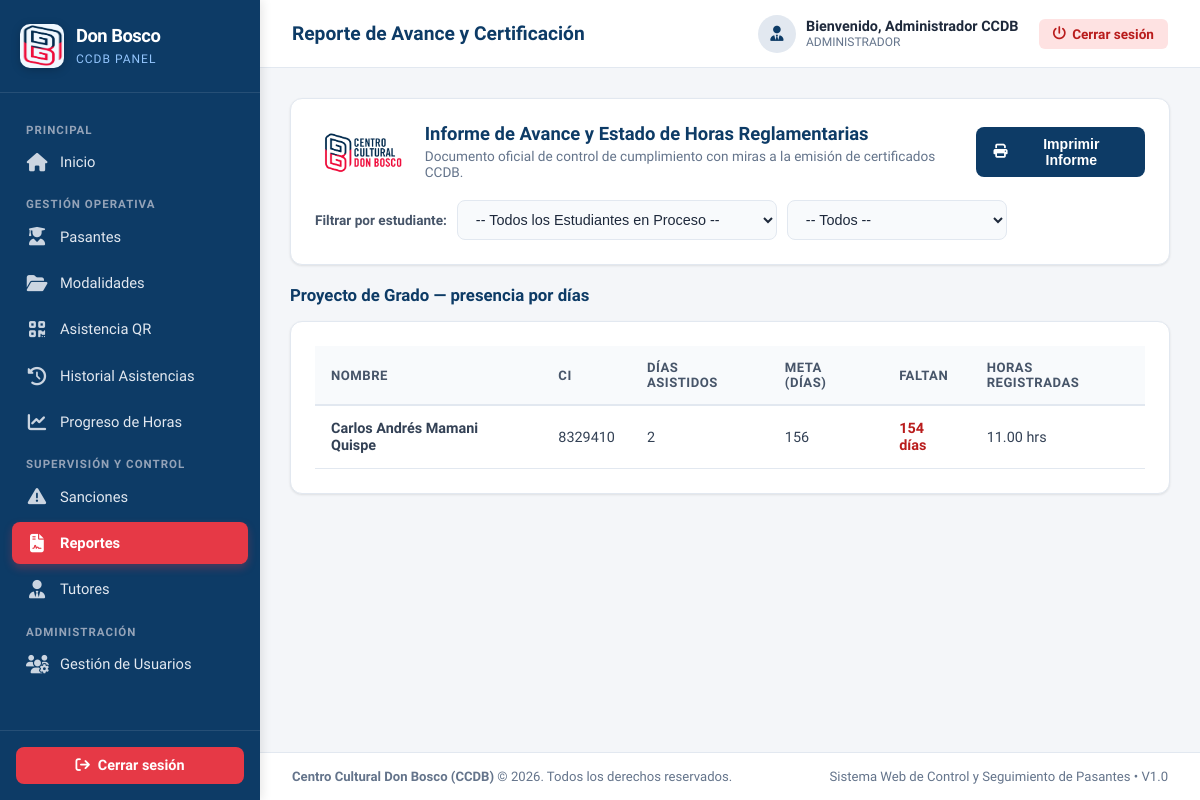
Screenshot of /views/modalidades/reporte_avance.php (signed in) with the database file from the repository.
### tables this page shows
CREATE TABLE IF NOT EXISTS procesos (
    id_proceso INT UNSIGNED AUTO_INCREMENT PRIMARY KEY,
    id_pasante INT UNSIGNED NULL,
    id_institucion INT UNSIGNED NOT NULL,
    id_modalidad INT UNSIGNED NULL,
    id_tutor INT UNSIGNED NULL,
    id_turno INT UNSIGNED NULL,
    fecha_inicio DATE NOT NULL,
    fecha_fin DATE NULL,
    horas_requeridas INT UNSIGNED NULL,
    estado VARCHAR(30) NOT NULL DEFAULT 'EN_CURSO',
    observacion TEXT,
    fecha_registro DATETIME NOT NULL DEFAULT CURRENT_TIMESTAMP,
    CONSTRAINT fk_procesos_pasante
        FOREIGN KEY (id_pasante)
        REFERENCES pasantes(id_pasante)
        ON UPDATE CASCADE
        ON DELETE RESTRICT,
    CONSTRAINT fk_procesos_institucion
        FOREIGN KEY (id_institucion)
        REFERENCES instituciones(id_institucion)
        ON UPDATE CASCADE
        ON DELETE RESTRICT,
    CONSTRAINT fk_procesos_modalidad
        FOREIGN KEY (id_modalidad)
        REFERENCES modalidades(id_modalidad)
        ON UPDATE CASCADE
        ON DELETE RESTRICT,
    CONSTRAINT fk_procesos_tutor
        FOREIGN KEY (id_tutor)
        REFERENCES tutores(id_tutor)
        ON UPDATE CASCADE
        ON DELETE SET NULL
);

CREATE TABLE IF NOT EXISTS pasantes (
    id_pasante INT UNSIGNED AUTO_INCREMENT PRIMARY KEY,
    id_usuario INT UNSIGNED NULL,
    id_universidad INT UNSIGNED NOT NULL,
    id_carrera INT UNSIGNED NOT NULL,
    ci VARCHAR(30) NOT NULL UNIQUE,
    nombres VARCHAR(100) NOT NULL,
    apellidos VARCHAR(100) NOT NULL,
    correo VARCHAR(150),
    telefono VARCHAR(30),
    semestre VARCHAR(50),
    fecha_nacimiento DATE NULL,
    direccion TEXT NULL,
    foto VARCHAR(255) NULL,
    estado VARCHAR(30) NOT NULL DEFAULT 'ACTIVO',
    fecha_registro DATETIME NOT NULL DEFAULT CURRENT_TIMESTAMP,
    CONSTRAINT fk_pasantes_usuario
        FOREIGN KEY (id_usuario)
        REFERENCES usuarios(id_usuario)
        ON UPDATE CASCADE
        ON DELETE SET NULL,
    CONSTRAINT fk_pasantes_universidad
        FOREIGN KEY (id_universidad)
        REFERENCES instituciones(id_institucion)
        ON UPDATE CASCADE
        ON DELETE RESTRICT,
    CONSTRAINT fk_pasantes_carrera
        FOREIGN KEY (id_carrera)
        REFERENCES carreras(id_carrera)
        ON UPDATE CASCADE
        ON DELETE RESTRICT
);

### views/modalidades/reporte_avance.php (the view, shortened to what this page needs)
<?php
$db = Database::getConnection();
$trackFiltro = $_GET['track'] ?? 'todos';
$pgSql = "SELECT pr.id_proceso, p.id_pasante, p.nombres, p.apellidos, p.ci, pr.fecha_inicio, pr.fecha_fin,
                 COUNT(DISTINCT CASE WHEN DAYOFWEEK(a.fecha) <> 1 AND a.hora_entrada IS NOT NULL THEN a.fecha END) AS dias_asistidos,
                 ROUND(COALESCE(SUM(CASE WHEN a.hora_entrada IS NOT NULL AND a.hora_salida IS NOT NULL THEN TIME_TO_SEC(TIMEDIFF(a.hora_salida, a.hora_entrada)) / 3600.0 ELSE 0 END), 0), 2) AS horas_reg
          FROM procesos pr
          INNER JOIN pasantes p ON pr.id_pasante = p.id_pasante
          INNER JOIN modalidades m ON pr.id_modalidad = m.id_modalidad
          LEFT JOIN asistencias a ON a.id_proceso = pr.id_proceso
          WHERE pr.estado = 'EN_CURSO' AND m.nombre = 'Proyecto de Grado'";
$pgParams = [];
$pgSql .= " GROUP BY pr.id_proceso ORDER BY p.apellidos";
$stmtPg = $db->prepare($pgSql);
$stmtPg->execute($pgParams);
$pgRows = [];
foreach ($stmtPg->fetchAll() as $g) {
    $metaMeses = 6;
    if (!empty($g['fecha_inicio']) && !empty($g['fecha_fin'])) {
        $dd1 = new DateTime($g['fecha_inicio']);
        $dd2 = new DateTime($g['fecha_fin']);
        if ($dd2 > $dd1) {
            $ddiff = $dd1->diff($dd2);
            $metaMeses = max(1, $ddiff->y * 12 + $ddiff->m);
        }
    }
    $g['meta_dias'] = $metaMeses * 26;
    $g['faltan'] = max(0, $g['meta_dias'] - (int)$g['dias_asistidos']);
    $pgRows[] = $g;
}
require_once __DIR__ . '/../../includes/header.php';
require_once __DIR__ . '/../../includes/sidebar.php';
?>
<div class="main-wrapper">
    <?php require_once __DIR__ . '/../../includes/navbar.php'; ?>
    <main class="content-body">
        <div class="card" style="margin-bottom: 20px;">
            <div class="card-header-flex">
                <div style="display: flex; align-items: center; gap: 14px;">
                    <img src="<?= APP_ROOT ?>assets/img/ccdb/banner1_ccdb_sin_fondo.png" alt="CCDB" style="height: 56px;">
                    <div>
                        <h3 class="card-title">Informe de Avance y Estado de Horas Reglamentarias</h3>
                        <p style="font-size: 0.85rem; color: var(--text-muted); margin-top: 4px;">
                            Documento oficial de control de cumplimiento con miras a la emisión de certificados CCDB.
                        </p>
                    </div>
                </div>
                <div style="display: flex; gap: 10px;">
                    <button onclick="window.print()" class="btn btn-primary">
                        <i class="fa-solid fa-print"></i> Imprimir Informe
                    </button>
                </div>
            </div>
            <form method="GET" action="reporte_avance.php" style="display: flex; gap: 10px; align-items: center; flex-wrap: wrap;" class="no-print">
                <label style="font-weight: 700; font-size: 0.85rem; color: #475569;">Filtrar por estudiante:</label>
                <select name="id_pasante" class="form-control" style="max-width: 320px;" onchange="this.form.submit()">
                    <option value="0">-- Todos los Estudiantes en Proceso --</option>
                </select>
                <select name="track" class="form-control" style="max-width: 220px;" onchange="this.form.submit()">
                    <?php foreach (['todos' => '-- Todos --', 'pasantes' => 'Pasantes', 'td' => 'Trabajo Dirigido', 'pg' => 'Proyecto de Grado'] as $tk => $tl): ?>
                        <option value="<?= $tk ?>" <?= ($trackFiltro === $tk) ? 'selected' : '' ?>><?= $tl ?></option>
                    <?php endforeach; ?>
                </select>
            </form>
        </div>
        <?php if (!empty($pgRows)): ?>
        <h3 class="no-print" style="font-size: 1.05rem; font-weight: 800; color: var(--primary-blue); margin: 8px 0 16px 0;">Proyecto de Grado — presencia por días</h3>
        <div class="card" style="margin-bottom: 24px;">
            <div class="table-responsive">
                <table class="table-custom">
                    <thead>
                        <tr>
                            <th>Nombre</th>
                            <th>CI</th>
                            <th>Días asistidos</th>
                            <th>Meta (días)</th>
                            <th>Faltan</th>
                            <th>Horas registradas</th>
                        </tr>
                    </thead>
                    <tbody>
                        <?php if (empty($pgRows)): ?>
                            <tr>
                                <td colspan="6" style="text-align: center; color: var(--text-muted); padding: 20px;">
                                    Sin procesos de Proyecto de Grado en curso.
                                </td>
                            </tr>
                        <?php else: ?>
                            <?php foreach ($pgRows as $g): ?>
                                <tr>
                                    <td><strong><?= htmlspecialchars($g['nombres'] . ' ' . $g['apellidos']) ?></strong></td>
                                    <td><?= htmlspecialchars($g['ci']) ?></td>
                                    <td><?= (int)$g['dias_asistidos'] ?></td>
                                    <td><?= $g['meta_dias'] ?></td>
                                    <td><strong style="color: #b91c1c;"><?= $g['faltan'] ?> días</strong></td>
                                    <td><?= htmlspecialchars($g['horas_reg']) ?> hrs</td>
                                </tr>
                            <?php endforeach; ?>
                        <?php endif; ?>
                    </tbody>
                </table>
            </div>
        </div>
        <?php endif; ?>
    </main>
    <?php require_once __DIR__ . '/../../includes/footer.php'; ?>

### assets/css/style.css (style rules this page uses)
:root { --primary-blue: #0d3b66; --secondary-blue: #1d4e89; --primary-red: #e63946; --hover-red: #c92a37; --bg-color: #f4f6f9; --sidebar-width: 260px; --navbar-height: 68px; --card-bg: #ffffff; --text-dark: #1e293b; --text-muted: #64748b; --border-color: #e2e8f0; --border-radius: 12px; --shadow-sm: 0 1px 3px rgba(0,0,0,0.06), 0 1px 2px rgba(0,0,0,0.04); --shadow-md: 0 4px 6px -1px rgba(0,0,0,0.07), 0 2px 4px -1px rgba(0,0,0,0.04); --shadow-lg: 0 10px 15px -3px rgba(0,0,0,0.08), 0 4px 6px -2px rgba(0,0,0,0.03); }
* { box-sizing: border-box; margin: 0; padding: 0; }
body { font-family: 'Segoe UI', system-ui, -apple-system, BlinkMacSystemFont, Roboto, sans-serif; background-color: var(--bg-color); color: var(--text-dark); display: block; min-height: 100vh; }
.main-wrapper { margin-left: var(--sidebar-width); width: calc(100% - var(--sidebar-width)); min-height: 100vh; display: flex; flex-direction: column; }
.content-body { padding: 30px; flex-grow: 1; }
.card { background: var(--card-bg); border-radius: var(--border-radius); border: 1px solid var(--border-color); box-shadow: var(--shadow-sm); padding: 24px; margin-bottom: 24px; }
.card-header-flex { display: flex; justify-content: space-between; align-items: center; margin-bottom: 20px; }
.card-title { font-size: 1.15rem; font-weight: 700; color: var(--primary-blue); }
.table-responsive { overflow-x: auto; }
.table-custom { width: 100%; border-collapse: collapse; text-align: left; }
.table-custom th { background: #f8fafc; padding: 14px 16px; font-size: 0.82rem; font-weight: 700; text-transform: uppercase; color: #475569; border-bottom: 2px solid var(--border-color); letter-spacing: 0.5px; }
.table-custom td { padding: 14px 16px; font-size: 0.9rem; border-bottom: 1px solid var(--border-color); color: #334155; vertical-align: middle; }
.btn { padding: 9px 18px; border-radius: 8px; font-size: 0.88rem; font-weight: 600; text-decoration: none; cursor: pointer; display: inline-flex; align-items: center; gap: 8px; border: none; transition: all 0.2s; }
.btn-primary { background-color: var(--primary-blue); color: #ffffff; }
.form-control { width: 100%; padding: 10px 14px; border: 1.5px solid var(--border-color); border-radius: 8px; font-size: 0.9rem; color: var(--text-dark); outline: none; background: #f8fafc; transition: border-color 0.2s; }

### rows the page displays
procesos: id_pasante.apellidos "Carlos Andrés Mamani Quispe", id_pasante.ci "8329410", dias_asistidos "2", meta_dias "156", faltan "154", horas_reg "11.00"

### other values shown
$pageTitle "Reporte de Avance y Certificación"
$currentUser['nombre'] "Administrador CCDB"
$currentUser['rol_name'] "ADMINISTRADOR"
form field track "-- Todos --"
